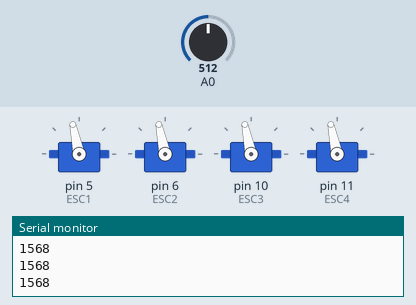
This sketch was run on a simulated Arduino Uno, built with avr-gcc and run on an emulated ATmega328P. On the bench: 4 × servo, the last lines printed to the serial monitor. Inputs (shaded band) come from the test bench; at power-on: A0 = 512.

Above: at 1.2 s.
1.3 s: A0 set to 716
At 2.5 s:
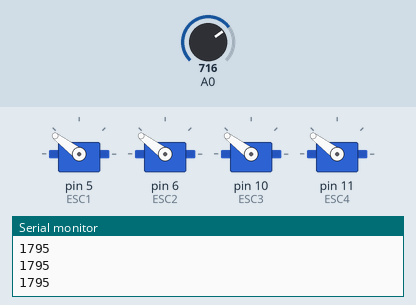
2.8 s: A0 set to 900
At 3.8 s:
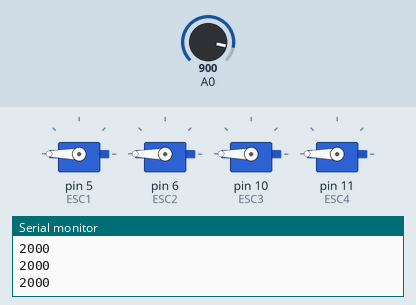
4.3 s: A0 set to 306
At 4.8 s:
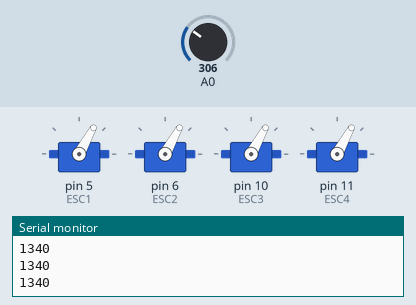
5.8 s: A0 set to 122
At 6.1 s:
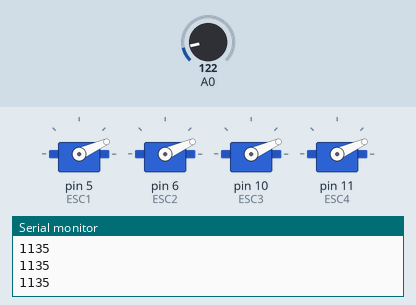
7.3 s: A0 set to 0
At 8.4 s:
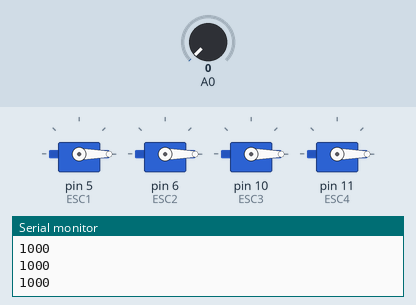
8.8 s: A0 set to 511
At 9.4 s:
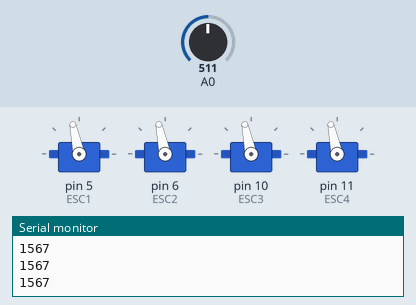
Timing chart, 0 to 11.3 s (numbered marks = the images above; inputs shaded):
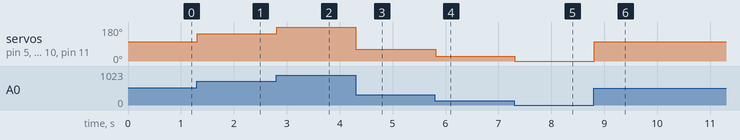

Measured:
- after the input at 1.3 s, servo on pin 5 (ESC1), servo on pin 6 (ESC2), servo on pin 10 (ESC3), servo on pin 11 (ESC4): 102° → 143° at once
- after the input at 2.8 s, servo on pin 5 (ESC1), servo on pin 6 (ESC2), servo on pin 10 (ESC3), servo on pin 11 (ESC4): 143° → 180° at once
- after the input at 4.3 s, servo on pin 5 (ESC1), servo on pin 6 (ESC2), servo on pin 10 (ESC3), servo on pin 11 (ESC4): 180° → 61° at once
- after the input at 5.8 s, servo on pin 5 (ESC1), servo on pin 6 (ESC2), servo on pin 10 (ESC3), servo on pin 11 (ESC4): 61° → 24° at once
- after the input at 7.3 s, servo on pin 5 (ESC1), servo on pin 6 (ESC2), servo on pin 10 (ESC3), servo on pin 11 (ESC4): 24° → 0° at once
- after the input at 8.8 s, servo on pin 5 (ESC1), servo on pin 6 (ESC2), servo on pin 10 (ESC3), servo on pin 11 (ESC4): 0° → 102° at once

The sketch:

sketch_feb25a.ino
```cpp
#include <Servo.h>

Servo ESC1;
Servo ESC2;
Servo ESC3;
Servo ESC4;

int potValue;

void setup() {
  Serial.begin(9600);
  ESC1.attach(5,1000,2000);
  ESC2.attach(6,1000,2000);
  ESC3.attach(10,1000,2000);
  ESC4.attach(11,1000,2000);
}

void loop() {
  potValue = analogRead(A0);
  potValue = map(potValue, 0, 900, 1000, 2000);
  Serial.println(potValue);
  ESC1.writeMicroseconds(potValue);
  ESC2.writeMicroseconds(potValue);
  ESC3.writeMicroseconds(potValue);
  ESC4.writeMicroseconds(potValue);
}
```
